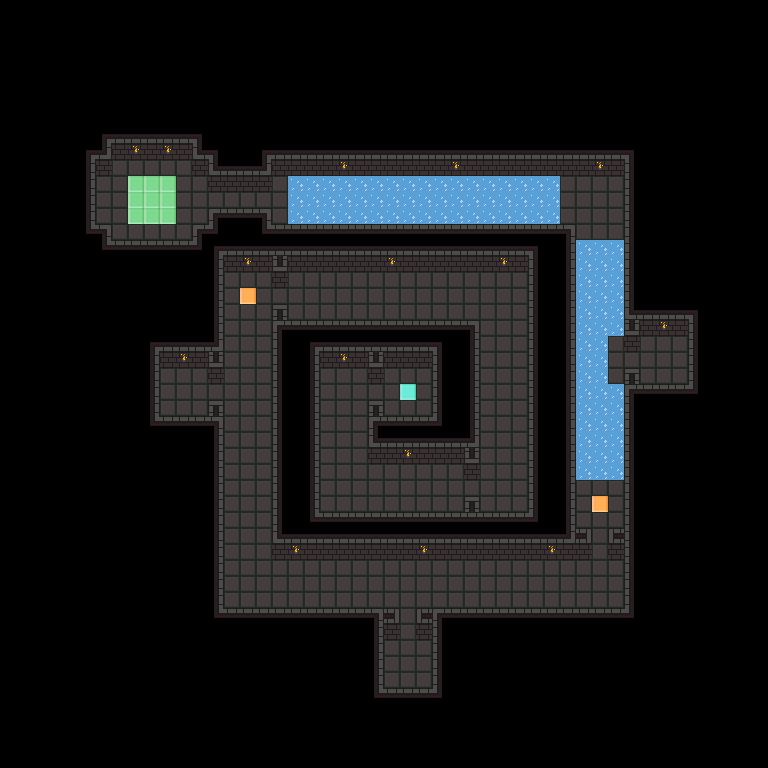

Rendered tile map (Tiled .tmx) drawn with the repository's tilesets; below, a short description and the map source with its tile grids summarised:
An orthogonal 48x48 tile map with 16x16 px tiles, 1 tile layer (Tile Layer 1), 4 tilesets and 78 objects.

<map version="1.4" tiledversion="1.4.3" orientation="orthogonal" renderorder="right-down" width="48" height="48" tilewidth="16" tileheight="16" infinite="0" nextlayerid="9" nextobjectid="130">
 <properties>
  <property name="description" value="Helical Halls" />
 </properties>
 <tileset firstgid="1" source="../tileset_dungeon.tsx" />
 <tileset firstgid="65" source="../tileset_common.tsx" />
 <tileset firstgid="96" source="../tileset_floaty.tsx" />
 <tileset firstgid="103" source="../tileset_talisman.tsx" />
 <layer id="1" name="Tile Layer 1" width="48" height="48">
  <data>[2304 cells, 905 non-empty, 23 distinct tile ids]</data>
 </layer>
 <objectgroup id="2" name="Object Layer 1">
  <object id="1" template="../templates/spawn.tx" x="408" y="392" />
  <object id="2" template="../templates/goal.tx" x="128" y="176" width="48" height="48" />
  <object id="34" template="../templates/checkpoint.tx" x="240" y="288" />
  <object id="36" template="../templates/doorYellow.tx" x="592" y="560" />
  <object id="37" template="../templates/keyYellow.tx" x="176" y="400" />
  <object id="38" template="../templates/doorBlue.tx" x="208" y="400" />
  <object id="39" template="../templates/keyBlue.tx" x="400" y="672" />
  <object id="40" template="../templates/checkpoint.tx" x="592" y="496" />
  <object id="41" template="../templates/keyRed.tx" x="592" y="592" />
  <object id="42" template="../templates/doorRed.tx" x="400" y="624" />
  <object id="67" template="../templates/doorBlue.tx" x="240" y="208" />
  <object id="68" template="../templates/doorRed.tx" x="224" y="208" />
  <object id="69" template="../templates/doorGreen.tx" x="208" y="208" />
  <object id="70" template="../templates/doorYellow.tx" x="256" y="208" />
  <object id="113" template="../templates/keyGreen.tx" x="656" y="368" />
 </objectgroup>
 <objectgroup id="3" name="Object Layer 2">
  <object id="3" template="../templates/line.tx" x="356" y="420.667">
   <polyline points="-28,-44.6667 4,-44.6667 4,-12.6667 -28,-12.6667 -28,-44.6667" />
  </object>
  <object id="4" template="../templates/ball.tx" x="352" y="384">
   <properties>
    <property name="line" type="object" value="3" />
   </properties>
  </object>
  <object id="5" template="../templates/line.tx" x="356" y="468.667">
   <polyline points="-28,-44.6667 4,-44.6667 4,-12.6667 -28,-12.6667 -28,-44.6667" />
  </object>
  <object id="6" template="../templates/ball.tx" x="352" y="432">
   <properties>
    <property name="line" type="object" value="5" />
    <property name="speed" type="float" value="-50" />
   </properties>
  </object>
  <object id="7" template="../templates/line.tx" x="356" y="516.667">
   <polyline points="-28,-44.6667 4,-44.6667 4,-12.6667 -28,-12.6667 -28,-44.6667" />
  </object>
  <object id="8" template="../templates/ball.tx" x="352" y="480">
   <properties>
    <property name="line" type="object" value="7" />
   </properties>
  </object>
  <object id="9" template="../templates/line.tx" x="404" y="516.667">
   <polyline points="-28,-44.6667 4,-44.6667 4,-12.6667 -28,-12.6667 -28,-44.6667" />
  </object>
  <object id="10" template="../templates/ball.tx" x="400" y="480">
   <properties>
    <property name="line" type="object" value="9" />
    <property name="speed" type="float" value="-50" />
   </properties>
  </object>
  <object id="11" template="../templates/line.tx" x="452" y="516.667">
   <polyline points="-28,-44.6667 4,-44.6667 4,-12.6667 -28,-12.6667 -28,-44.6667" />
  </object>
  <object id="12" template="../templates/ball.tx" x="448" y="480">
   <properties>
    <property name="line" type="object" value="11" />
   </properties>
  </object>
  <object id="104" template="../templates/ball.tx" x="584" y="264">
   <properties>
    <property name="line" type="object" value="103" />
   </properties>
  </object>
 </objectgroup>
 <objectgroup id="4" name="Object Layer 3">
  <object id="13" template="../templates/ball.tx" x="488" y="288">
   <properties>
    <property name="line" type="object" value="15" />
    <property name="speed" type="float" value="30" />
   </properties>
  </object>
  <object id="14" template="../templates/ball.tx" x="504" y="512">
   <properties>
    <property name="line" type="object" value="16" />
    <property name="speed" type="float" value="-30" />
   </properties>
  </object>
  <object id="15" template="../templates/line.tx" x="492" y="392">
   <polyline points="3.75,113 3.75,-111" />
  </object>
  <object id="16" template="../templates/line.tx" x="496.25" y="383">
   <polyline points="15.75,121 15.75,-103" />
  </object>
  <object id="19" template="../templates/spike.tx" x="480" y="464" />
  <object id="20" template="../templates/spike.tx" x="512" y="464" />
  <object id="21" template="../templates/spike.tx" x="480" y="400" />
  <object id="22" template="../templates/spike.tx" x="512" y="400" />
  <object id="23" template="../templates/spike.tx" x="480" y="336" />
  <object id="24" template="../templates/spike.tx" x="512" y="336" />
 </objectgroup>
 <objectgroup id="5" name="Object Layer 4">
  <object id="25" template="../templates/ball2.tx" x="288" y="304" width="32" height="32">
   <properties>
    <property name="line" type="object" value="28" />
   </properties>
  </object>
  <object id="26" template="../templates/ball2.tx" x="368" y="320" width="32" height="32">
   <properties>
    <property name="line" type="object" value="31" />
   </properties>
  </object>
  <object id="27" template="../templates/ball2.tx" x="416" y="304" width="32" height="32">
   <properties>
    <property name="line" type="object" value="32" />
   </properties>
  </object>
  <object id="28" template="../templates/line.tx" x="320" y="332">
   <polyline points="-16,-44 0,-44 0,-28 -16,-28 -16,-44" />
  </object>
  <object id="31" template="../templates/line.tx" x="384" y="332">
   <polyline points="-16,-44 0,-44 0,-28 -16,-28 -16,-44" />
  </object>
  <object id="32" template="../templates/line.tx" x="448" y="332">
   <polyline points="-16,-44 0,-44 0,-28 -16,-28 -16,-44" />
  </object>
 </objectgroup>
 <objectgroup id="6" name="Object Layer 5">
  <object id="43" template="../templates/ball2.tx" x="240" y="352" width="32" height="32">
   <properties>
    <property name="line" type="object" value="44" />
    <property name="speed" type="float" value="10" />
   </properties>
  </object>
  <object id="44" template="../templates/line.tx" x="256" y="380">
   <polyline points="-16,-44 0,-44 0,196 352,196 352,212 -16,212 -16,-44" />
  </object>
  <object id="45" template="../templates/ball2.tx" x="592" y="608" width="32" height="32">
   <properties>
    <property name="line" type="object" value="44" />
    <property name="speed" type="float" value="10" />
   </properties>
  </object>
  <object id="49" template="../templates/spike.tx" x="304" y="576" />
  <object id="50" template="../templates/spike.tx" x="320" y="576" />
  <object id="52" template="../templates/spike.tx" x="352" y="608" />
  <object id="53" template="../templates/spike.tx" x="368" y="608" />
  <object id="54" template="../templates/spike.tx" x="432" y="608" />
  <object id="55" template="../templates/spike.tx" x="448" y="608" />
  <object id="57" template="../templates/spike.tx" x="224" y="464" />
  <object id="58" template="../templates/spike.tx" x="224" y="480" />
  <object id="59" template="../templates/spike.tx" x="480" y="576" />
  <object id="60" template="../templates/spike.tx" x="496" y="576" />
  <object id="61" template="../templates/spike.tx" x="256" y="384" />
  <object id="62" template="../templates/spike.tx" x="256" y="400" />
  <object id="63" template="../templates/spike.tx" x="256" y="416" />
  <object id="64" template="../templates/spike.tx" x="256" y="368" />
  </objectgroup>
 <objectgroup id="7" name="Object Layer 6">
  <!-- 7 objects omitted --></objectgroup>
 <objectgroup id="8" name="Object Layer 7">
  <!-- 11 objects omitted --></objectgroup>
</map>
<!-- 19 of 78 objects omitted -->
